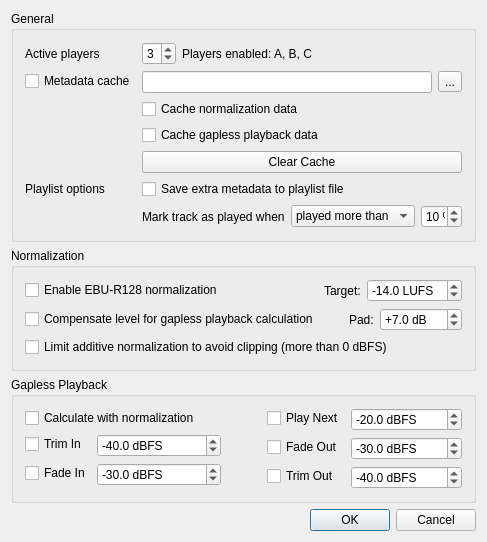
<?xml version="1.0" encoding="UTF-8"?>
<ui version="4.0">
 <class>FXConfigurationDialog</class>
 <widget class="QDialog" name="FXConfigurationDialog">
  <property name="geometry">
   <rect>
    <x>0</x>
    <y>0</y>
    <width>452</width>
    <height>491</height>
   </rect>
  </property>
  <property name="windowTitle">
   <string>fluxplayer configuration</string>
  </property>
  <layout class="QVBoxLayout" name="verticalLayout_3">
   <item>
    <widget class="QGroupBox" name="groupBox_3">
     <property name="title">
      <string>General</string>
     </property>
     <layout class="QVBoxLayout" name="verticalLayout_2">
      <item>
       <layout class="QFormLayout" name="formLayout_5">
        <item row="0" column="0">
         <widget class="QLabel" name="label_3">
          <property name="text">
           <string>Active players</string>
          </property>
         </widget>
        </item>
        <item row="0" column="1">
         <layout class="QHBoxLayout" name="horizontalLayout_4">
          <item>
           <widget class="QSpinBox" name="spinBox">
            <property name="minimum">
             <number>2</number>
            </property>
            <property name="maximum">
             <number>6</number>
            </property>
            <property name="value">
             <number>3</number>
            </property>
           </widget>
          </item>
          <item>
           <widget class="QLabel" name="label_4">
            <property name="text">
             <string>Players enabled: A, B, C</string>
            </property>
           </widget>
          </item>
          <item>
           <spacer name="horizontalSpacer_4">
            <property name="orientation">
             <enum>Qt::Horizontal</enum>
            </property>
            <property name="sizeHint" stdset="0">
             <size>
              <width>40</width>
              <height>20</height>
             </size>
            </property>
           </spacer>
          </item>
         </layout>
        </item>
        <item row="1" column="0">
         <widget class="QCheckBox" name="checkBox_9">
          <property name="text">
           <string>Metadata cache</string>
          </property>
         </widget>
        </item>
        <item row="1" column="1">
         <layout class="QHBoxLayout" name="horizontalLayout_5">
          <item>
           <widget class="QLineEdit" name="lineEdit"/>
          </item>
          <item>
           <widget class="QToolButton" name="toolButton">
            <property name="text">
             <string>...</string>
            </property>
           </widget>
          </item>
         </layout>
        </item>
        <item row="2" column="1">
         <widget class="QCheckBox" name="checkBox_10">
          <property name="text">
           <string>Cache normalization data</string>
          </property>
         </widget>
        </item>
        <item row="3" column="1">
         <widget class="QCheckBox" name="checkBox_11">
          <property name="text">
           <string>Cache gapless playback data</string>
          </property>
         </widget>
        </item>
        <item row="4" column="1">
         <widget class="QPushButton" name="pushButton">
          <property name="text">
           <string>Clear Cache</string>
          </property>
         </widget>
        </item>
        <item row="5" column="0">
         <widget class="QLabel" name="label_5">
          <property name="text">
           <string>Playlist options</string>
          </property>
         </widget>
        </item>
        <item row="5" column="1">
         <widget class="QCheckBox" name="checkBox_13">
          <property name="text">
           <string>Save extra metadata to playlist file</string>
          </property>
         </widget>
        </item>
        <item row="6" column="1">
         <layout class="QHBoxLayout" name="horizontalLayout_6">
          <item>
           <widget class="QLabel" name="label_6">
            <property name="sizePolicy">
             <sizepolicy hsizetype="Maximum" vsizetype="Preferred">
              <horstretch>0</horstretch>
              <verstretch>0</verstretch>
             </sizepolicy>
            </property>
            <property name="text">
             <string>Mark track as played when</string>
            </property>
           </widget>
          </item>
          <item>
           <widget class="QComboBox" name="comboBox">
            <item>
             <property name="text">
              <string>played more than</string>
             </property>
            </item>
            <item>
             <property name="text">
              <string>track ended</string>
             </property>
            </item>
           </widget>
          </item>
          <item>
           <widget class="QSpinBox" name="spinBox_2">
            <property name="sizePolicy">
             <sizepolicy hsizetype="Maximum" vsizetype="Fixed">
              <horstretch>0</horstretch>
              <verstretch>0</verstretch>
             </sizepolicy>
            </property>
            <property name="suffix">
             <string> %</string>
            </property>
            <property name="value">
             <number>10</number>
            </property>
           </widget>
          </item>
         </layout>
        </item>
       </layout>
      </item>
     </layout>
    </widget>
   </item>
   <item>
    <widget class="QGroupBox" name="groupBox_2">
     <property name="title">
      <string>Normalization</string>
     </property>
     <layout class="QVBoxLayout" name="verticalLayout">
      <item>
       <layout class="QHBoxLayout" name="horizontalLayout_2">
        <item>
         <widget class="QCheckBox" name="checkBox_7">
          <property name="text">
           <string>Enable EBU-R128 normalization</string>
          </property>
         </widget>
        </item>
        <item>
         <spacer name="horizontalSpacer">
          <property name="orientation">
           <enum>Qt::Horizontal</enum>
          </property>
          <property name="sizeHint" stdset="0">
           <size>
            <width>40</width>
            <height>20</height>
           </size>
          </property>
         </spacer>
        </item>
        <item>
         <layout class="QFormLayout" name="formLayout_3">
          <item row="0" column="0">
           <widget class="QLabel" name="label">
            <property name="text">
             <string>Target:</string>
            </property>
           </widget>
          </item>
          <item row="0" column="1">
           <widget class="QDoubleSpinBox" name="doubleSpinBox_6">
            <property name="prefix">
             <string/>
            </property>
            <property name="suffix">
             <string> LUFS</string>
            </property>
            <property name="decimals">
             <number>1</number>
            </property>
            <property name="minimum">
             <double>-100.000000000000000</double>
            </property>
            <property name="maximum">
             <double>0.000000000000000</double>
            </property>
            <property name="value">
             <double>-14.000000000000000</double>
            </property>
           </widget>
          </item>
         </layout>
        </item>
       </layout>
      </item>
      <item>
       <layout class="QHBoxLayout" name="horizontalLayout_3">
        <item>
         <widget class="QCheckBox" name="checkBox_8">
          <property name="text">
           <string>Compensate level for gapless playback calculation</string>
          </property>
         </widget>
        </item>
        <item>
         <spacer name="horizontalSpacer_2">
          <property name="orientation">
           <enum>Qt::Horizontal</enum>
          </property>
          <property name="sizeHint" stdset="0">
           <size>
            <width>37</width>
            <height>16</height>
           </size>
          </property>
         </spacer>
        </item>
        <item>
         <layout class="QFormLayout" name="formLayout_4">
          <item row="0" column="0">
           <widget class="QLabel" name="label_2">
            <property name="text">
             <string>Pad:</string>
            </property>
           </widget>
          </item>
          <item row="0" column="1">
           <widget class="QDoubleSpinBox" name="doubleSpinBox_7">
            <property name="prefix">
             <string>+</string>
            </property>
            <property name="suffix">
             <string> dB</string>
            </property>
            <property name="decimals">
             <number>1</number>
            </property>
            <property name="minimum">
             <double>0.000000000000000</double>
            </property>
            <property name="maximum">
             <double>100.000000000000000</double>
            </property>
            <property name="value">
             <double>7.000000000000000</double>
            </property>
           </widget>
          </item>
         </layout>
        </item>
       </layout>
      </item>
      <item>
       <widget class="QCheckBox" name="checkBox_12">
        <property name="text">
         <string>Limit additive normalization to avoid clipping (more than 0 dBFS)</string>
        </property>
       </widget>
      </item>
     </layout>
    </widget>
   </item>
   <item>
    <widget class="QGroupBox" name="groupBox">
     <property name="title">
      <string>Gapless Playback</string>
     </property>
     <layout class="QHBoxLayout" name="horizontalLayout">
      <item>
       <layout class="QFormLayout" name="formLayout">
        <item row="1" column="0">
         <widget class="QCheckBox" name="checkBox">
          <property name="text">
           <string>Trim In</string>
          </property>
         </widget>
        </item>
        <item row="1" column="1">
         <widget class="QDoubleSpinBox" name="doubleSpinBox">
          <property name="sizePolicy">
           <sizepolicy hsizetype="Minimum" vsizetype="Fixed">
            <horstretch>0</horstretch>
            <verstretch>0</verstretch>
           </sizepolicy>
          </property>
          <property name="prefix">
           <string/>
          </property>
          <property name="suffix">
           <string> dBFS</string>
          </property>
          <property name="decimals">
           <number>1</number>
          </property>
          <property name="minimum">
           <double>-100.000000000000000</double>
          </property>
          <property name="maximum">
           <double>0.000000000000000</double>
          </property>
          <property name="value">
           <double>-40.000000000000000</double>
          </property>
         </widget>
        </item>
        <item row="2" column="0">
         <widget class="QCheckBox" name="checkBox_2">
          <property name="text">
           <string>Fade In</string>
          </property>
         </widget>
        </item>
        <item row="2" column="1">
         <widget class="QDoubleSpinBox" name="doubleSpinBox_2">
          <property name="prefix">
           <string/>
          </property>
          <property name="suffix">
           <string> dBFS</string>
          </property>
          <property name="decimals">
           <number>1</number>
          </property>
          <property name="minimum">
           <double>-100.000000000000000</double>
          </property>
          <property name="maximum">
           <double>0.000000000000000</double>
          </property>
          <property name="value">
           <double>-30.000000000000000</double>
          </property>
         </widget>
        </item>
        <item row="0" column="0" colspan="2">
         <widget class="QCheckBox" name="checkBox_6">
          <property name="text">
           <string>Calculate with normalization</string>
          </property>
         </widget>
        </item>
       </layout>
      </item>
      <item>
       <spacer name="horizontalSpacer_3">
        <property name="orientation">
         <enum>Qt::Horizontal</enum>
        </property>
        <property name="sizeType">
         <enum>QSizePolicy::Maximum</enum>
        </property>
        <property name="sizeHint" stdset="0">
         <size>
          <width>40</width>
          <height>20</height>
         </size>
        </property>
       </spacer>
      </item>
      <item>
       <layout class="QFormLayout" name="formLayout_2">
        <item row="0" column="0">
         <widget class="QCheckBox" name="checkBox_3">
          <property name="text">
           <string>Play Next</string>
          </property>
         </widget>
        </item>
        <item row="0" column="1">
         <widget class="QDoubleSpinBox" name="doubleSpinBox_3">
          <property name="prefix">
           <string/>
          </property>
          <property name="suffix">
           <string> dBFS</string>
          </property>
          <property name="decimals">
           <number>1</number>
          </property>
          <property name="minimum">
           <double>-100.000000000000000</double>
          </property>
          <property name="maximum">
           <double>0.000000000000000</double>
          </property>
          <property name="value">
           <double>-20.000000000000000</double>
          </property>
         </widget>
        </item>
        <item row="1" column="1">
         <widget class="QDoubleSpinBox" name="doubleSpinBox_4">
          <property name="prefix">
           <string/>
          </property>
          <property name="suffix">
           <string> dBFS</string>
          </property>
          <property name="decimals">
           <number>1</number>
          </property>
          <property name="minimum">
           <double>-100.000000000000000</double>
          </property>
          <property name="maximum">
           <double>0.000000000000000</double>
          </property>
          <property name="value">
           <double>-30.000000000000000</double>
          </property>
         </widget>
        </item>
        <item row="2" column="1">
         <widget class="QDoubleSpinBox" name="doubleSpinBox_5">
          <property name="prefix">
           <string/>
          </property>
          <property name="suffix">
           <string> dBFS</string>
          </property>
          <property name="decimals">
           <number>1</number>
          </property>
          <property name="minimum">
           <double>-100.000000000000000</double>
          </property>
          <property name="maximum">
           <double>0.000000000000000</double>
          </property>
          <property name="value">
           <double>-40.000000000000000</double>
          </property>
         </widget>
        </item>
        <item row="1" column="0">
         <widget class="QCheckBox" name="checkBox_4">
          <property name="text">
           <string>Fade Out</string>
          </property>
         </widget>
        </item>
        <item row="2" column="0">
         <widget class="QCheckBox" name="checkBox_5">
          <property name="text">
           <string>Trim Out</string>
          </property>
         </widget>
        </item>
       </layout>
      </item>
     </layout>
    </widget>
   </item>
   <item>
    <spacer name="verticalSpacer">
     <property name="orientation">
      <enum>Qt::Vertical</enum>
     </property>
     <property name="sizeHint" stdset="0">
      <size>
       <width>20</width>
       <height>40</height>
      </size>
     </property>
    </spacer>
   </item>
   <item>
    <widget class="QDialogButtonBox" name="buttonBox">
     <property name="standardButtons">
      <set>QDialogButtonBox::Cancel|QDialogButtonBox::Ok</set>
     </property>
    </widget>
   </item>
  </layout>
 </widget>
 <layoutdefault spacing="6" margin="11"/>
 <resources/>
 <connections>
  <connection>
   <sender>buttonBox</sender>
   <signal>accepted()</signal>
   <receiver>FXConfigurationDialog</receiver>
   <slot>accept()</slot>
   <hints>
    <hint type="sourcelabel">
     <x>224</x>
     <y>476</y>
    </hint>
    <hint type="destinationlabel">
     <x>224</x>
     <y>248</y>
    </hint>
   </hints>
  </connection>
  <connection>
   <sender>buttonBox</sender>
   <signal>rejected()</signal>
   <receiver>FXConfigurationDialog</receiver>
   <slot>reject()</slot>
   <hints>
    <hint type="sourcelabel">
     <x>224</x>
     <y>476</y>
    </hint>
    <hint type="destinationlabel">
     <x>224</x>
     <y>248</y>
    </hint>
   </hints>
  </connection>
 </connections>
</ui>
